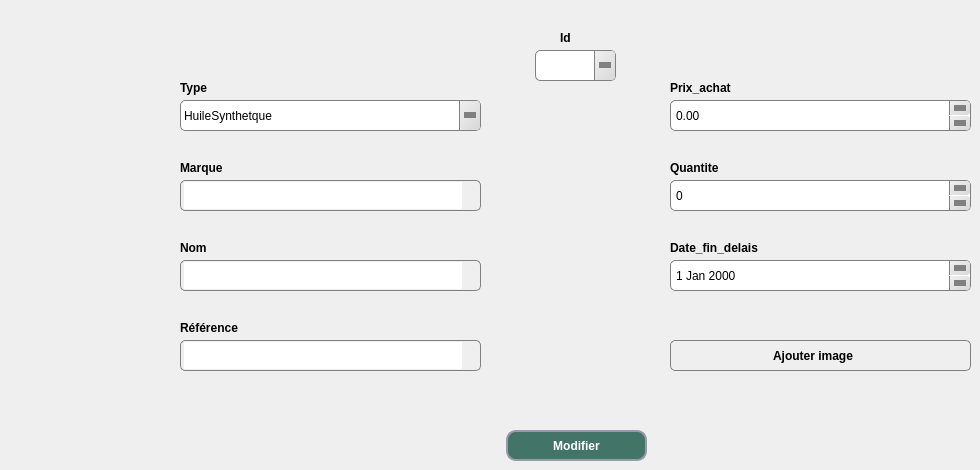
     <widget class="QWidget" name="tab_2">
      <attribute name="title">
       <string>Modifier_stock</string>
      </attribute>
      <widget class="QLabel" name="label_18">
       <property name="geometry">
        <rect>
         <x>180</x>
         <y>80</y>
         <width>56</width>
         <height>16</height>
        </rect>
       </property>
       <property name="font">
        <font>
         <family>MS Shell Dlg 2</family>
         <pointsize>9</pointsize>
         <weight>75</weight>
         <italic>false</italic>
         <bold>true</bold>
        </font>
       </property>
       <property name="styleSheet">
        <string notr="true">QLabel{
font: 75 9pt &quot;MS Shell Dlg 2&quot;;
font-weight: bold;}
</string>
       </property>
       <property name="text">
        <string>Type</string>
       </property>
      </widget>
      <widget class="QComboBox" name="comboBox_type_modif">
       <property name="geometry">
        <rect>
         <x>180</x>
         <y>100</y>
         <width>301</width>
         <height>31</height>
        </rect>
       </property>
       <property name="styleSheet">
        <string notr="true">QComboBox {
background: qlineargradient(x1:0, y1:0, x2:1, y2:0,
stop:0 #E1E1E1, stop: 0.4 #DDDDDD,
stop: 0.5 #D8D8D8, stop: 1.0 #D3D3D3);
border: 1px solid gray;
border-radius: 5px;
padding: 1px 18px 1px 3px;
}
QComboBox::down-arrow {
width: 0;
height: 0;
border-style: solid;
border-width: 6px 6px 0 6px;
border-color: gray transparent transparent transparent;
}
QComboBox::drop-down {
subcontrol-origin: padding;
subcontrol-position: top right;
width: 20px;
border-left-width: 1px;
border-left-color: gray;
border-left-style: solid;
border-top-right-radius: 3px;
border-bottom-right-radius: 3px;
background: qlineargradient(x1: 0, y1: 0, x2: 1, y2: 1, stop: 0 #f0f0f0, stop: 1 #d8d8d8);

}
QComboBox::hover {
background: #d0d0d0;
}

QComboBox::pressed {
background: #c8c8c8;
}



</string>
       </property>
       <item>
        <property name="text">
         <string>HuileSynthetque</string>
        </property>
       </item>
       <item>
        <property name="text">
         <string>HuileMinerale</string>
        </property>
       </item>
       <item>
        <property name="text">
         <string>Cafe</string>
        </property>
       </item>
       <item>
        <property name="text">
         <string>Cake</string>
        </property>
       </item>
       <item>
        <property name="text">
         <string>Sucre</string>
        </property>
       </item>
       <item>
        <property name="text">
         <string>Biscuit</string>
        </property>
       </item>
       <item>
        <property name="text">
         <string>Eau</string>
        </property>
       </item>
       <item>
        <property name="text">
         <string>Jus</string>
        </property>
       </item>
       <item>
        <property name="text">
         <string>Papier</string>
        </property>
       </item>
       <item>
        <property name="text">
         <string>Chocolat</string>
        </property>
       </item>
      </widget>
      <widget class="QTextEdit" name="textEdit_nom_modif">
       <property name="geometry">
        <rect>
         <x>180</x>
         <y>260</y>
         <width>301</width>
         <height>31</height>
        </rect>
       </property>
       <property name="styleSheet">
        <string notr="true">
QTextEdit {
background: qlineargradient(x1:0, y1:0, x2:1, y2:0,
stop:0 #E1E1E1, stop: 0.4 #DDDDDD,
stop: 0.5 #D8D8D8, stop: 1.0 #D3D3D3);
border: 1px solid gray;
border-radius: 5px;
padding: 1px 18px 1px 3px;
}
QTextEdit::down-arrow {
width: 0;
height: 0;
border-style: solid;
border-width: 6px 6px 0 6px;
border-color: gray transparent transparent transparent;
}
QTextEdit::drop-down {
subcontrol-origin: padding;
subcontrol-position: top right;
width: 20px;
border-left-width: 1px;
border-left-color: gray;
border-left-style: solid;
border-top-right-radius: 3px;
border-bottom-right-radius: 3px;
background: qlineargradient(x1: 0, y1: 0, x2: 1, y2: 1, stop: 0 #f0f0f0, stop: 1 #d8d8d8);

}
QTextEdit::hover {
background: #d0d0d0;
}

QTextEdit::pressed {
background: #c8c8c8;
}
</string>
       </property>
      </widget>
      <widget class="QLabel" name="label_19">
       <property name="geometry">
        <rect>
         <x>670</x>
         <y>240</y>
         <width>131</width>
         <height>16</height>
        </rect>
       </property>
       <property name="font">
        <font>
         <family>MS Shell Dlg 2</family>
         <pointsize>9</pointsize>
         <weight>75</weight>
         <italic>false</italic>
         <bold>true</bold>
        </font>
       </property>
       <property name="styleSheet">
        <string notr="true">QLabel{
font: 75 9pt &quot;MS Shell Dlg 2&quot;;
font-weight: bold;}
</string>
       </property>
       <property name="text">
        <string>Date_fin_delais</string>
       </property>
      </widget>
      <widget class="QLabel" name="label_20">
       <property name="geometry">
        <rect>
         <x>180</x>
         <y>320</y>
         <width>91</width>
         <height>16</height>
        </rect>
       </property>
       <property name="font">
        <font>
         <family>MS Shell Dlg 2</family>
         <pointsize>9</pointsize>
         <weight>75</weight>
         <italic>false</italic>
         <bold>true</bold>
        </font>
       </property>
       <property name="styleSheet">
        <string notr="true">QLabel{
font: 75 9pt &quot;MS Shell Dlg 2&quot;;
font-weight: bold;}
</string>
       </property>
       <property name="text">
        <string>Référence</string>
       </property>
      </widget>
      <widget class="QTextEdit" name="textEdit_reference_modif">
       <property name="geometry">
        <rect>
         <x>180</x>
         <y>340</y>
         <width>301</width>
         <height>31</height>
        </rect>
       </property>
       <property name="styleSheet">
        <string notr="true">
QTextEdit {
background: qlineargradient(x1:0, y1:0, x2:1, y2:0,
stop:0 #E1E1E1, stop: 0.4 #DDDDDD,
stop: 0.5 #D8D8D8, stop: 1.0 #D3D3D3);
border: 1px solid gray;
border-radius: 5px;
padding: 1px 18px 1px 3px;
}
QTextEdit::down-arrow {
width: 0;
height: 0;
border-style: solid;
border-width: 6px 6px 0 6px;
border-color: gray transparent transparent transparent;
}
QTextEdit::drop-down {
subcontrol-origin: padding;
subcontrol-position: top right;
width: 20px;
border-left-width: 1px;
border-left-color: gray;
border-left-style: solid;
border-top-right-radius: 3px;
border-bottom-right-radius: 3px;
background: qlineargradient(x1: 0, y1: 0, x2: 1, y2: 1, stop: 0 #f0f0f0, stop: 1 #d8d8d8);

}
QTextEdit::hover {
background: #d0d0d0;
}

QTextEdit::pressed {
background: #c8c8c8;
}
</string>
       </property>
      </widget>
      <widget class="QLabel" name="label_21">
       <property name="geometry">
        <rect>
         <x>670</x>
         <y>80</y>
         <width>131</width>
         <height>16</height>
        </rect>
       </property>
       <property name="font">
        <font>
         <family>MS Shell Dlg 2</family>
         <pointsize>9</pointsize>
         <weight>75</weight>
         <italic>false</italic>
         <bold>true</bold>
        </font>
       </property>
       <property name="styleSheet">
        <string notr="true">QLabel{
font: 75 9pt &quot;MS Shell Dlg 2&quot;;
font-weight: bold;}
</string>
       </property>
       <property name="text">
        <string>Prix_achat</string>
       </property>
      </widget>
      <widget class="QPushButton" name="pushButton_image_2">
       <property name="geometry">
        <rect>
         <x>670</x>
         <y>340</y>
         <width>301</width>
         <height>31</height>
        </rect>
       </property>
       <property name="font">
        <font>
         <pointsize>9</pointsize>
         <weight>75</weight>
         <bold>true</bold>
        </font>
       </property>
       <property name="styleSheet">
        <string notr="true">
QPushButton {
background: qlineargradient(x1:0, y1:0, x2:1, y2:0,
stop:0 #E1E1E1, stop: 0.4 #DDDDDD,
stop: 0.5 #D8D8D8, stop: 1.0 #D3D3D3);
border: 1px solid gray;
border-radius: 5px;
padding: 1px 18px 1px 3px;
}

QPushButton::hover {
background: #d0d0d0;
}

QPushButton::pressed {
background: #c8c8c8;
}
</string>
       </property>
       <property name="text">
        <string>Ajouter image</string>
       </property>
      </widget>
      <widget class="QTextEdit" name="textEdit_marque_modif">
       <property name="geometry">
        <rect>
         <x>180</x>
         <y>180</y>
         <width>301</width>
         <height>31</height>
        </rect>
       </property>
       <property name="styleSheet">
        <string notr="true">
QTextEdit {
background: qlineargradient(x1:0, y1:0, x2:1, y2:0,
stop:0 #E1E1E1, stop: 0.4 #DDDDDD,
stop: 0.5 #D8D8D8, stop: 1.0 #D3D3D3);
border: 1px solid gray;
border-radius: 5px;
padding: 1px 18px 1px 3px;
}
QTextEdit::down-arrow {
width: 0;
height: 0;
border-style: solid;
border-width: 6px 6px 0 6px;
border-color: gray transparent transparent transparent;
}
QTextEdit::drop-down {
subcontrol-origin: padding;
subcontrol-position: top right;
width: 20px;
border-left-width: 1px;
border-left-color: gray;
border-left-style: solid;
border-top-right-radius: 3px;
border-bottom-right-radius: 3px;
background: qlineargradient(x1: 0, y1: 0, x2: 1, y2: 1, stop: 0 #f0f0f0, stop: 1 #d8d8d8);

}
QTextEdit::hover {
background: #d0d0d0;
}

QTextEdit::pressed {
background: #c8c8c8;
}
</string>
       </property>
      </widget>
      <widget class="QLabel" name="label_22">
       <property name="geometry">
        <rect>
         <x>180</x>
         <y>240</y>
         <width>56</width>
         <height>16</height>
        </rect>
       </property>
       <property name="font">
        <font>
         <family>MS Shell Dlg 2</family>
         <pointsize>9</pointsize>
         <weight>75</weight>
         <italic>false</italic>
         <bold>true</bold>
        </font>
       </property>
       <property name="styleSheet">
        <string notr="true">QLabel{
font: 75 9pt &quot;MS Shell Dlg 2&quot;;
font-weight: bold;}
</string>
       </property>
       <property name="text">
        <string>Nom</string>
       </property>
      </widget>
      <widget class="QLabel" name="label_23">
       <property name="geometry">
        <rect>
         <x>180</x>
         <y>160</y>
         <width>56</width>
         <height>16</height>
        </rect>
       </property>
       <property name="font">
        <font>
         <family>MS Shell Dlg 2</family>
         <pointsize>9</pointsize>
         <weight>75</weight>
         <italic>false</italic>
         <bold>true</bold>
        </font>
       </property>
       <property name="styleSheet">
        <string notr="true">QLabel{
font: 75 9pt &quot;MS Shell Dlg 2&quot;;
font-weight: bold;}
</string>
       </property>
       <property name="text">
        <string>Marque</string>
       </property>
      </widget>
      <widget class="QLabel" name="label_24">
       <property name="geometry">
        <rect>
         <x>670</x>
         <y>160</y>
         <width>131</width>
         <height>16</height>
        </rect>
       </property>
       <property name="font">
        <font>
         <family>MS Shell Dlg 2</family>
         <pointsize>9</pointsize>
         <weight>75</weight>
         <italic>false</italic>
         <bold>true</bold>
        </font>
       </property>
       <property name="styleSheet">
        <string notr="true">QLabel{
font: 75 9pt &quot;MS Shell Dlg 2&quot;;
font-weight: bold;}
</string>
       </property>
       <property name="text">
        <string>Quantite</string>
       </property>
      </widget>
      <widget class="QDateEdit" name="dateEdit_modif">
       <property name="geometry">
        <rect>
         <x>670</x>
         <y>260</y>
         <width>301</width>
         <height>31</height>
        </rect>
       </property>
       <property name="styleSheet">
        <string notr="true">QDateEdit {
background: qlineargradient(x1:0, y1:0, x2:1, y2:0,
stop:0 #E1E1E1, stop: 0.4 #DDDDDD,
stop: 0.5 #D8D8D8, stop: 1.0 #D3D3D3);
border: 1px solid gray;
border-radius: 5px;
padding: 1px 18px 1px 3px;
}

QDateEdit::up-button {
subcontrol-origin: padding;
border-left-color: gray;
width: 20px;
border-left-style: solid;
subcontrol-position: top right;
border-down-width: 1px;
border-left-width: 1px;
border-top-right-radius: 3px;
border-bottom-right-radius: 3px;
background: qlineargradient(x1: 0, y1: 0, x2: 1, y2: 1, stop: 0 #f0f0f0, stop: 1 #d8d8d8);
}

QDateEdit::down-button {
subcontrol-position: bottom right;
subcontrol-origin: padding;
border-left-color: gray;
width: 20px;
border-left-width: 1px;
border-up-width: 1px;
border-left-style: solid;
border-top-right-radius: 3px;
border-bottom-right-radius: 3px;
background: qlineargradient(x1: 0, y1: 0, x2: 1, y2: 1, stop: 0 #f0f0f0, stop: 1 #d8d8d8);
}

QDateEdit::up-button:hover, QDateEdit::down-button:hover {
background-color: #F0F0F0;
}


QDateEdit::up-arrow {
width: 0;
height: 0;
border-style: solid;
border-width: 6px 6px 0 6px;
border-color: gray transparent transparent transparent;
}

QDateEdit::down-arrow {
width: 0;
height: 0;
border-style: solid;
border-width: 6px 6px 0 6px;
border-color: gray transparent transparent transparent;
}

QDateEdit::hover {
background: #d0d0d0;
}
QDateEdit::pressed {
background: #c8c8c8;
}
</string>
       </property>
      </widget>
      <widget class="QDoubleSpinBox" name="doubleSpinBox_prix_achat_modif">
       <property name="geometry">
        <rect>
         <x>670</x>
         <y>100</y>
         <width>301</width>
         <height>31</height>
        </rect>
       </property>
       <property name="styleSheet">
        <string notr="true">QDoubleSpinBox {
background: qlineargradient(x1:0, y1:0, x2:1, y2:0,
stop:0 #E1E1E1, stop: 0.4 #DDDDDD,
stop: 0.5 #D8D8D8, stop: 1.0 #D3D3D3);
border: 1px solid gray;
border-radius: 5px;
padding: 1px 18px 1px 3px;
}

QDoubleSpinBox::up-button {
subcontrol-origin: padding;
border-left-color: gray;
width: 20px;
border-left-style: solid;
subcontrol-position: top right;
border-down-width: 1px;
border-left-width: 1px;
border-top-right-radius: 3px;
border-bottom-right-radius: 3px;
background: qlineargradient(x1: 0, y1: 0, x2: 1, y2: 1, stop: 0 #f0f0f0, stop: 1 #d8d8d8);
}

QDoubleSpinBox::down-button {
subcontrol-position: bottom right;
subcontrol-origin: padding;
border-left-color: gray;
width: 20px;
border-left-width: 1px;
border-up-width: 1px;
border-left-style: solid;
border-top-right-radius: 3px;
border-bottom-right-radius: 3px;
background: qlineargradient(x1: 0, y1: 0, x2: 1, y2: 1, stop: 0 #f0f0f0, stop: 1 #d8d8d8);
}

QDoubleSpinBox::up-button:hover, QDateEdit::down-button:hover {
background-color: #F0F0F0;
}


QDoubleSpinBox::up-arrow {
width: 0;
height: 0;
border-style: solid;
border-width: 6px 6px 0 6px;
border-color: gray transparent transparent transparent;
}

QDoubleSpinBox::down-arrow {
width: 0;
height: 0;
border-style: solid;
border-width: 6px 6px 0 6px;
border-color: gray transparent transparent transparent;
}

QDoubleSpinBox::hover {
background: #d0d0d0;
}
QDoubleSpinBox::pressed {
background: #c8c8c8;
}
</string>
       </property>
      </widget>
      <widget class="QPushButton" name="pushButton_modifier">
       <property name="geometry">
        <rect>
         <x>506</x>
         <y>430</y>
         <width>141</width>
         <height>31</height>
        </rect>
       </property>
       <property name="styleSheet">
        <string notr="true">QPushButton{
background: rgb(66, 117, 102);
border-radius:10px;
border-style:solid;
border-width:2px;
border-color:#9999aa;
color:white;
font: 75 8pt &quot;MS Shell Dlg 2&quot;;
font-weight: bold;
}
QPushButton:enabled{
background-color: rgb(66, 117, 102);
color:white;
}

QPushButton:pressed{
background-color: qlineargradient(spread:pad, x1:0.5, y1:0.0342727, x2:0.5, y2:1, stop:0 rgba(0, 255, 255, 255), stop:1 rgba(255, 255, 255, 255));
color:#fffffe;
}

QPushButton:hover:!pressed{
background-color: rgb(221,222,217);
color:#0c2f70;
}

QPushButton:disabled{
background-color:rgb(66, 117, 102);
color:#ffffff;
}

</string>
       </property>
       <property name="text">
        <string>Modifier</string>
       </property>
      </widget>
      <widget class="QLabel" name="label_26">
       <property name="geometry">
        <rect>
         <x>560</x>
         <y>30</y>
         <width>21</width>
         <height>16</height>
        </rect>
       </property>
       <property name="font">
        <font>
         <family>MS Shell Dlg 2</family>
         <pointsize>9</pointsize>
         <weight>75</weight>
         <italic>false</italic>
         <bold>true</bold>
        </font>
       </property>
       <property name="styleSheet">
        <string notr="true">QLabel{
font: 75 9pt &quot;MS Shell Dlg 2&quot;;
font-weight: bold;}
</string>
       </property>
       <property name="text">
        <string>Id</string>
       </property>
      </widget>
      <widget class="QSpinBox" name="spinBox_quantite_modif">
       <property name="geometry">
        <rect>
         <x>670</x>
         <y>180</y>
         <width>301</width>
         <height>31</height>
        </rect>
       </property>
       <property name="styleSheet">
        <string notr="true">QSpinBox {
background: qlineargradient(x1:0, y1:0, x2:1, y2:0,
stop:0 #E1E1E1, stop: 0.4 #DDDDDD,
stop: 0.5 #D8D8D8, stop: 1.0 #D3D3D3);
border: 1px solid gray;
border-radius: 5px;
padding: 1px 18px 1px 3px;
}

QSpinBox::up-button {
subcontrol-origin: padding;
border-left-color: gray;
width: 20px;
border-left-style: solid;
subcontrol-position: top right;
border-down-width: 1px;
border-left-width: 1px;
border-top-right-radius: 3px;
border-bottom-right-radius: 3px;
background: qlineargradient(x1: 0, y1: 0, x2: 1, y2: 1, stop: 0 #f0f0f0, stop: 1 #d8d8d8);
}

QSpinBox::down-button {
subcontrol-position: bottom right;
subcontrol-origin: padding;
border-left-color: gray;
width: 20px;
border-left-width: 1px;
border-up-width: 1px;
border-left-style: solid;
border-top-right-radius: 3px;
border-bottom-right-radius: 3px;
background: qlineargradient(x1: 0, y1: 0, x2: 1, y2: 1, stop: 0 #f0f0f0, stop: 1 #d8d8d8);
}

QSpinBox::up-button:hover, QDateEdit::down-button:hover {
background-color: #F0F0F0;
}


QSpinBox::up-arrow {
width: 0;
height: 0;
border-style: solid;
border-width: 6px 6px 0 6px;
border-color: gray transparent transparent transparent;
}

QSpinBox::down-arrow {
width: 0;
height: 0;
border-style: solid;
border-width: 6px 6px 0 6px;
border-color: gray transparent transparent transparent;
}

QSpinBox::hover {
background: #d0d0d0;
}
QSpinBox::pressed {
background: #c8c8c8;
}
</string>
       </property>
      </widget>
      <widget class="QComboBox" name="comboBox_modif">
       <property name="geometry">
        <rect>
         <x>535</x>
         <y>50</y>
         <width>81</width>
         <height>31</height>
        </rect>
       </property>
       <property name="styleSheet">
        <string notr="true">QComboBox {
background: qlineargradient(x1:0, y1:0, x2:1, y2:0,
stop:0 #E1E1E1, stop: 0.4 #DDDDDD,
stop: 0.5 #D8D8D8, stop: 1.0 #D3D3D3);
border: 1px solid gray;
border-radius: 5px;
padding: 1px 18px 1px 3px;
}
QComboBox::down-arrow {
width: 0;
height: 0;
border-style: solid;
border-width: 6px 6px 0 6px;
border-color: gray transparent transparent transparent;
}
QComboBox::drop-down {
subcontrol-origin: padding;
subcontrol-position: top right;
width: 20px;
border-left-width: 1px;
border-left-color: gray;
border-left-style: solid;
border-top-right-radius: 3px;
border-bottom-right-radius: 3px;
background: qlineargradient(x1: 0, y1: 0, x2: 1, y2: 1, stop: 0 #f0f0f0, stop: 1 #d8d8d8);

}
QComboBox::hover {
background: #d0d0d0;
}

QComboBox::pressed {
background: #c8c8c8;
}



</string>
       </property>
      </widget>
     </widget>
